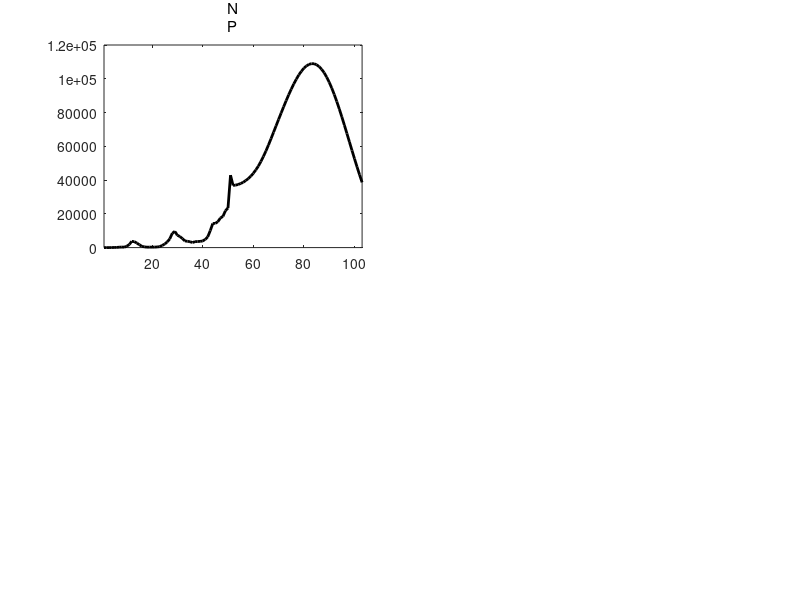

The MATLAB source for this figure: (Note: this script raises an error after producing the figure.)
clear all;
close all;

load Main_Japan_all.mat;

%%% Time series figures (variables and parameters) %%%

Past = [N,GDP,ERN,zeros(Tdata,1)];
VarList2 = ["N","GDP","ERN","V"];
VarName21 = ["Newly Infected","Output","Effective Reproduction","Newly Vaccinated"];
VarName22 = ["Persons",       "",      "Number",                "Persons"];
for i = 1:length(AlphaIndex)
    alphaT = flip(0:0.01*AlphaIndex(i)*2/(SimPeriod-1):(0.01*AlphaIndex(i)*2))';
    %     alphaT = 0.01*AlphaIndex(i)*ones(SimPeriod,1);
    if hconstant == 0
        ERNT = (AlphaIndexVariables(:,1,i)/POP0).*(((1 - h*alphaT).^k).*betaT)./(gammaT+deltaT);
    elseif hconstant == 1
        ERNT = (AlphaIndexVariables(:,1,i)/POP0).*(((1 - 0.01*h(1) - h(2)*alphaT).^k).*betaT)./(gammaT+deltaT);
    end
    ProjectedData = [AlphaIndexVariables(:,5,i),AlphaIndexVariables(:,6,i),ERNT,V];
    CombinedData = [Past;ProjectedData];
    figure(5)
    for j = 1:length(VarList2)
        subplot(2,2,j)
        plot(CombinedData(:,j),'k','LineWidth',2)
        xlim([1 Tdata+SimPeriod])
        title({VarName21(j);VarName22(j)},'FontWeight','normal')
        xline(Tdata);
        xticks([1 27 53 79 98])
        xticklabels({'Jan-20','Jul-20','Jan-21','Jul-21','Dec-21'})
        ax = gca;
        ax.XAxis.FontSize = 8; %10
        xtickangle(45)
        if j == 3
        ylim([0 3]);
        yline(1);
        end
        hold on
    end
    
%     alpha2 = [alpha;alphaT];
%     beta2 = [beta;betaT];
%     beta_tildeT = ((1 - h*alphaT).^k).*betaT;
%     beta_tilde2 = [beta_tilde;beta_tildeT];
%     ERN2 = [ERN;ERNT];
%     delta2 = [delta;deltaT];
%     V2 = [zeros(Tdata,1);V];
%     figure(101)
%     %set(gcf,'Position',[100,100,800,500])
%     for j = 1:length(ParamList2)
%         subplot(2,2,j)
%         plot(eval(ParamList2(j)),'k','LineWidth',2)
%         xlim([1 Tdata+SimPeriod])
%         title(ParamName(j),'Interpreter','latex','FontSize',11,'FontWeight','normal')
%         xline(Tdata);
%         xticks([1 27 53 79 98])
%         xticklabels( {'Jan-20','Jul-20','Jan-21','Jul-21','Dec-21'} )
%         xtickangle(45)
%         hold on
%     end
end

%--- Trade-off figure (lag) ---%
%figure;
figure(8)
plot(100*AverageAlpha,CumD,'k','LineWidth',2,'DisplayName','This week')
%plot(100*AverageAlpha,CumD,'k','LineWidth',2,'DisplayName','baseline')
legend('This week')
hold on
for i = 1:length(wl)
    wlag = wl(i);
    if wlag==1
            plot(100*LagResults(2,:,i),LagResults(1,:,i),'r','LineWidth',2,'DisplayName',sprintf('%.0f week ago',wlag))
        else
            plot(100*LagResults(2,:,i),LagResults(1,:,i),'b','LineWidth',2,'DisplayName',sprintf('%.0f weeks ago',wlag))
    end
%     plot(100*LagResults(2,:,i),LagResults(1,:,i),'LineWidth',2,'DisplayName',sprintf('%.0f weeks ago',wlag))
    hold on
end
hold off
xlabel('Output Loss (%)','FontSize',fs)
ylabel('Cumlative Deaths','FontSize',fs)
xlim(xlim_tradeoff);
ax = gca;
ax.YAxis.FontSize = fs;
ax.XAxis.FontSize = fs;
ax.YAxis.Exponent = 0;
ytickformat('%,6.0f')
lgd = legend;
lgd.NumColumns = 1;
lgd.FontSize = 15;
grid on

xtick1_F=[StartDateF+4:8:Tdata Tdata];
xtick4_F=[StartDateF+4:8:Tdata Tdata];
fs_F=10;
fs_legend_F=10;
fs_title=10;
%fs_title=12;
%figure
figure(10)
subplot(2,2,1)
plot(StartDateF:(Tdata),dNForecast(StartDateF:Tdata,1),'r',StartDateF:(Tdata),dNActual(StartDateF:Tdata,1),'k','LineWidth',1.5)  
title({'Conditional Forecast vs. Actual';'(one-week horizon)'},'FontSize',fs_title,'FontWeight','normal')
xlim([StartDateF (Tdata)])
xticks(xtick1_F)
xticklabels(Month(xtick1_F))
ax = gca;
ax.YAxis.Exponent = 0;
ax.YAxis.FontSize = fs_F;
ax.XAxis.FontSize = fs_F;
ytickformat('%,6.0f')
legend('Forecast','Actual','FontSize',fs_legend_F,'Location','Northwest')
subplot(2,2,2)
plot(StartDateF+3:(Tdata),dNForecast(StartDateF:Tdata-3,2),'r',StartDateF+3:(Tdata),dNActual(StartDateF:Tdata-3,2),'k','LineWidth',1.5)  
title({'Conditional Forecast vs. Actual';'(four-week horizon)'},'FontSize',fs_title,'FontWeight','normal')
xlim([StartDateF+3 (Tdata)])
xticks(xtick4_F)
xticklabels(Month(xtick4_F))
ax = gca;
ax.YAxis.FontSize = fs_F;
ax.XAxis.FontSize = fs_F;
ax.YAxis.Exponent = 0;
ytickformat('%,6.0f')
legend('Forecast','Actual','FontSize',fs_legend_F,'Location','Northwest')
subplot(2,2,3)
plot(StartDateF:(Tdata),dNForecast(StartDateF:Tdata,1)-dNActual(StartDateF:Tdata,1),'k','LineWidth',1.5)  
title({'Conditional Forecast Errors',' (one-week horizon)'},'FontSize',fs_title,'FontWeight','normal')
xlim([StartDateF (Tdata)])
xticks(xtick1_F)
xticklabels(Month(xtick1_F))
yline(0)
ax = gca;
ax.YAxis.FontSize = fs_F;
ax.XAxis.FontSize = fs_F;
ax.YAxis.Exponent = 0;
ytickformat('%,6.0f')
subplot(2,2,4)
plot(StartDateF+3:(Tdata),dNForecast(StartDateF:Tdata-3,2)-dNActual(StartDateF:Tdata-3,2),'k','LineWidth',1.5)  
title({'Conditional Forecast Errors',' (four-week horizon)'},'FontSize',fs_title,'FontWeight','normal')
xlim([StartDateF+3 (Tdata)])
xticks(xtick4_F)
xticklabels(Month(xtick4_F))
yline(0)
ax = gca;
ax.YAxis.FontSize = fs_F;
ax.XAxis.FontSize = fs_F;
ax.YAxis.Exponent = 0;
ytickformat('%,6.0f')

%figure;
figure(11)
subplot(2,2,1)
plot(StartDateF:(Tdata),dDForecast(StartDateF:Tdata,1),'r',StartDateF:(Tdata),dDActual(StartDateF:Tdata,1),'k','LineWidth',1.5)  
title({'Conditional Forecast vs. Actual';'(one-week horizon)'},'FontSize',fs_title,'FontWeight','normal')
ax = gca;
ax.YAxis.FontSize = fs_F;
ax.XAxis.FontSize = fs_F;
ax.YAxis.Exponent = 0;
ytickformat('%,6.0f')
xlim([StartDateF (Tdata)])
xticks(xtick1_F)
xticklabels(Month(xtick1_F))
legend('Forecast','Actual','FontSize',fs_legend_F,'Location','Northwest')
subplot(2,2,2)
plot(StartDateF+3:(Tdata),dDForecast(StartDateF:Tdata-3,2),'r',StartDateF+3:(Tdata),dDActual(StartDateF:Tdata-3,2),'k','LineWidth',1.5)  
title({'Conditional Forecast vs. Actual';'(four-week horizon)'},'FontSize',fs_title,'FontWeight','normal')
xlim([StartDateF+3 (Tdata)])
xticks(xtick4_F)
xticklabels(Month(xtick4_F))
ax = gca;
ax.YAxis.FontSize = fs_F;
ax.XAxis.FontSize = fs_F;
ax.YAxis.Exponent = 0;
ytickformat('%,6.0f')
legend('Forecast','Actual','FontSize',fs_legend_F,'Location','Northwest')
subplot(2,2,3)
plot(StartDateF:(Tdata),dDForecast(StartDateF:Tdata,1)-dDActual(StartDateF:Tdata,1),'k','LineWidth',1.5)  
title({'Conditional Forecast Errors',' (one-week horizon)'},'FontSize',fs_title,'FontWeight','normal')
xlim([StartDateF (Tdata)])
xticks(xtick1_F)
xticklabels(Month(xtick1_F))
yline(0)
ax = gca;
ax.YAxis.FontSize = fs_F;
ax.XAxis.FontSize = fs_F;
ax.YAxis.Exponent = 0;
ytickformat('%,6.0f')
subplot(2,2,4)
plot(StartDateF+3:(Tdata),dDForecast(StartDateF:Tdata-3,2)-dDActual(StartDateF:Tdata-3,2),'k','LineWidth',1.5)  
title({'Conditional Forecast Errors',' (four-week horizon)'},'FontSize',fs_title,'FontWeight','normal')
xlim([StartDateF+3 (Tdata)])
xticks(xtick4_F)
xticklabels(Month(xtick4_F))
yline(0)
ax = gca;
ax.YAxis.FontSize = fs_F;
ax.XAxis.FontSize = fs_F;
ax.YAxis.Exponent = 0;
ytickformat('%,6.0f')

%--- Trade-off figure with UB (baseline) ---%
%figure;
figure(6)
AreaUB=area(X1UB,Y1UB,0);
set(AreaUB(1),'FaceColor',[1 1 1])
set(AreaUB(2),'FaceColor',[0.9 0.9 0.9])
set(AreaUB(3),'FaceColor',[0.8 0.8 0.8])
set(AreaUB(4),'FaceColor',[0.7 0.7 0.7])
set(AreaUB(5),'FaceColor',[0.65 0.65 0.65])
set(AreaUB(6),'FaceColor',[0.65 0.65 0.65])
set(AreaUB(7),'FaceColor',[0.7 0.7 0.7])
set(AreaUB(8),'FaceColor',[0.8 0.8 0.8])
set(AreaUB(9),'FaceColor',[0.9 0.9 0.9])
hold on
for iUB=1:9
	set(AreaUB(iUB),'LineStyle','none')
end
plot(X1UB,CumD,'k','LineWidth',1.5)
xlabel('Output Loss (%)','FontSize',16)
ylabel('Cumlative Deaths','FontSize',16)
xlim([2,5]);
yline(D(end),'r--','LineWidth',1.5);
grid on
ax = gca;
ax.YAxis.FontSize = 16;
ax.XAxis.FontSize = 16;
ax.YAxis.Exponent = 0;
ytickformat('%,6.0f')

%--- Save all figures ---%
%if figure_save == 1
%     saveas(figure(1),[home 'Figures/NewCases.png']);
%     saveas(figure(2),[home 'Figures/MobilityGDPLine.png']);
%     saveas(figure(3),[home 'Figures/Parameters.png']);
%     saveas(figure(4),[home 'Figures/Variables.png']);
    saveas(figure(5),[home 'Figures/VariablesProjection.png']);
    saveas(figure(6),[home 'Figures/BaselineTradeoffUB.png']);
%     saveas(figure(7),[home 'Figures/Sensitivity.png']);
    saveas(figure(8),[home 'Figures/LaggedTradeoff.png']);
%     saveas(figure(9),[home 'Figures/CF_multiplicative.png']);
    saveas(figure(10),[home 'Figures/ForecastErrorsN.png']);
    saveas(figure(11),[home 'Figures/ForecastErrorsD.png']);
    
%     saveas(figure(100),[home 'Figures/MobilityGDPScatter.png']);
%     saveas(figure(101),[home 'Figures/ParametersProjection.png']);
%     saveas(figure(102),[home 'Figures/BaselineTradeoff.png']);
%end